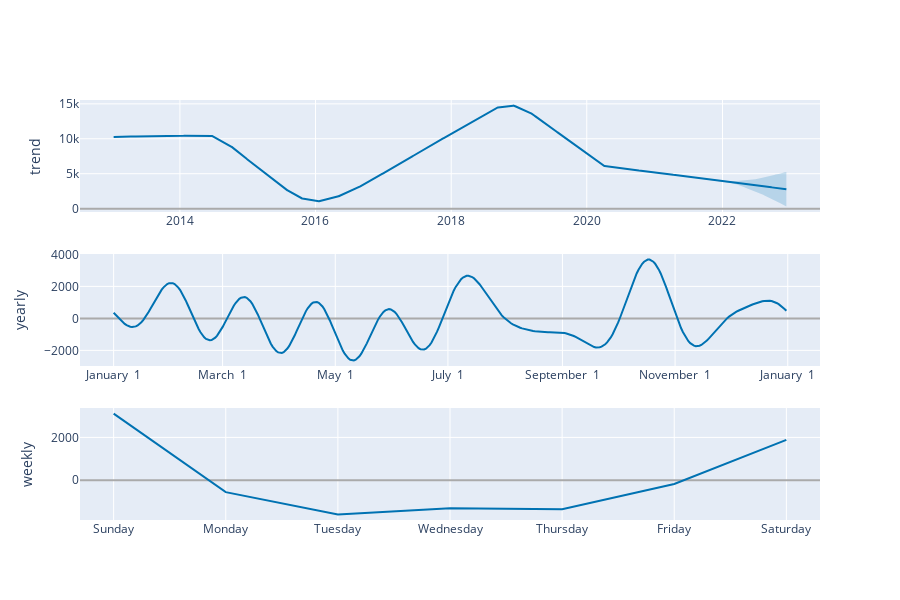

The notebook cell saved with this chart:
### Code cell
plot_components_plotly(DineInAmount_m, DineInAmount_forecast)

### Figure 1 — Plotly figure (JSON) as saved in the notebook; plotly's stock layout.template omitted (floating-point values rounded to 4 significant figures; data arrays with more than 128 entries replaced by an {"elided": "..."} marker saying what was removed)
{"data": [{"line": {"color": "#0072B2", "width": 2}, "mode": "lines", "name": "trend", "type": "scatter", "x": {"elided": "3367 str values"}, "xaxis": "x", "y": {"elided": "3367 float values"}, "yaxis": "y"}, {"line": {"color": "rgba(0, 114, 178, 0.2)", "width": 0}, "mode": "lines", "name": "trend_upper", "type": "scatter", "x": {"elided": "3367 str values"}, "xaxis": "x", "y": {"elided": "3367 float values"}, "yaxis": "y"}, {"fill": "tonexty", "fillcolor": "rgba(0, 114, 178, 0.2)", "line": {"color": "rgba(0, 114, 178, 0.2)", "width": 0}, "mode": "lines", "name": "trend_lower", "type": "scatter", "x": {"elided": "3367 str values"}, "xaxis": "x", "y": {"elided": "3367 float values"}, "yaxis": "y"}, {"line": {"color": "#0072B2", "width": 2}, "mode": "lines", "name": "yearly", "type": "scatter", "x": {"elided": "365 str values"}, "xaxis": "x2", "y": {"elided": "365 float values"}, "yaxis": "y2"}, {"line": {"color": "#0072B2", "width": 2}, "mode": "lines", "name": "weekly", "type": "scatter", "x": ["2017-01-01T00:00:00", "2017-01-02T00:00:00", "2017-01-03T00:00:00", "2017-01-04T00:00:00", "2017-01-05T00:00:00", "2017-01-06T00:00:00", "2017-01-07T00:00:00"], "xaxis": "x3", "y": [3113.0, -557.5, -1599.0, -1309.0, -1359.0, -174.8, 1885.0], "yaxis": "y3"}], "layout": {"height": 600, "showlegend": false, "width": 900, "xaxis": {"anchor": "y", "domain": [0, 1], "range": ["2012-07-11T20:24:00", "2023-06-10T03:36:00"], "type": "date"}, "xaxis2": {"anchor": "y2", "domain": [0, 1], "range": ["2016-12-13T18:54:02.958904115", "2018-01-18T11:04:57.863013581"], "tickformat": "%B %e", "type": "date"}, "xaxis3": {"anchor": "y3", "domain": [0, 1], "range": ["2016-12-31T16:48:00", "2017-01-07T07:12:00"], "tickformat": "%A", "type": "date"}, "yaxis": {"anchor": "x", "domain": [0.7333, 1], "rangemode": "normal", "title": {"text": "trend"}, "zerolinecolor": "#AAA"}, "yaxis2": {"anchor": "x2", "domain": [0.3667, 0.6333], "title": {"text": "yearly"}, "zerolinecolor": "#AAA"}, "yaxis3": {"anchor": "x3", "domain": [0, 0.2667], "title": {"text": "weekly"}, "zerolinecolor": "#AAA"}}}
